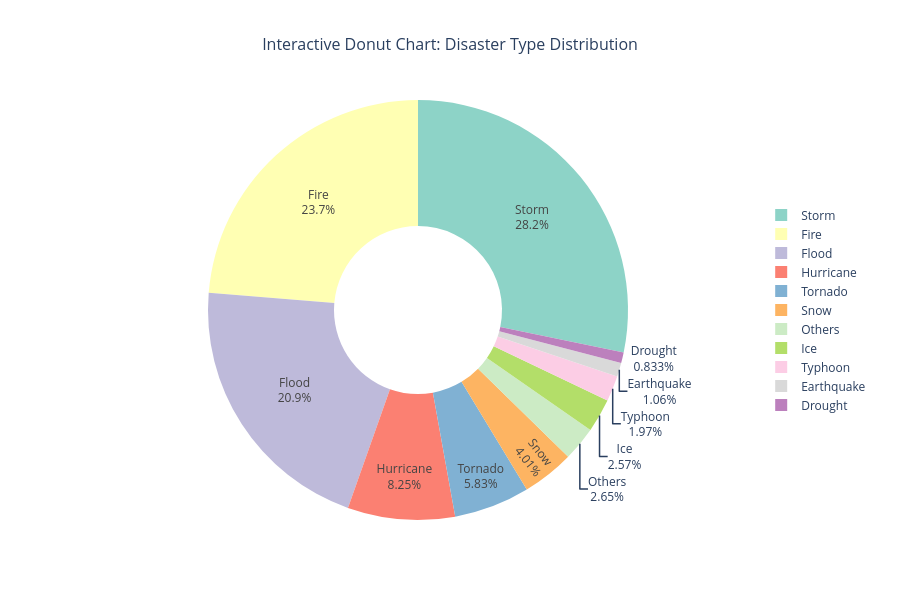

The notebook cell saved with this chart:
### Markdown cell above
### 2.5 Visualization 4: Donut Chart (Enhanced Pie)

### Code cell
# Create interactive donut chart using Plotly
fig = go.Figure(data=[go.Pie(
    labels=pie_data['incidentType'],
    values=pie_data['count'],
    hole=0.4,
    marker=dict(colors=px.colors.qualitative.Set3),
    textposition='auto',
    textinfo='label+percent',
    hovertemplate='<b>%{label}</b><br>Count: %{value:,}<br>Percentage: %{percent}<extra></extra>'
)])

fig.update_layout(
    title='Interactive Donut Chart: Disaster Type Distribution',
    title_font_size=16,
    title_x=0.5,
    height=600,
    showlegend=True,
    legend=dict(orientation="v", yanchor="middle", y=0.5, xanchor="left", x=1.05)
)

fig.show()
fig.write_html('../Outputs/output_milestone-4/m4_viz4_donut_chart.html')
print("✓ Visualization 4 saved")

### Figure 1 — Plotly figure (JSON) as saved in the notebook; plotly's stock layout.template omitted (floating-point values rounded to 4 significant figures)
{"data": [{"hole": 0.4, "hovertemplate": "<b>%{label}</b><br>Count: %{value:,}<br>Percentage: %{percent}<extra></extra>", "labels": ["Storm", "Fire", "Flood", "Hurricane", "Tornado", "Snow", "Ice", "Typhoon", "Earthquake", "Drought", "Others"], "marker": {"colors": ["rgb(141,211,199)", "rgb(255,255,179)", "rgb(190,186,218)", "rgb(251,128,114)", "rgb(128,177,211)", "rgb(253,180,98)", "rgb(179,222,105)", "rgb(252,205,229)", "rgb(217,217,217)", "rgb(188,128,189)", "rgb(204,235,197)", "rgb(255,237,111)"]}, "textinfo": "label+percent", "textposition": "auto", "type": "pie", "values": [373, 313, 276, 109, 77, 53, 34, 26, 14, 11, 35]}], "layout": {"height": 600, "legend": {"orientation": "v", "x": 1.05, "xanchor": "left", "y": 0.5, "yanchor": "middle"}, "showlegend": true, "title": {"font": {"size": 16}, "text": "Interactive Donut Chart: Disaster Type Distribution", "x": 0.5}}}
